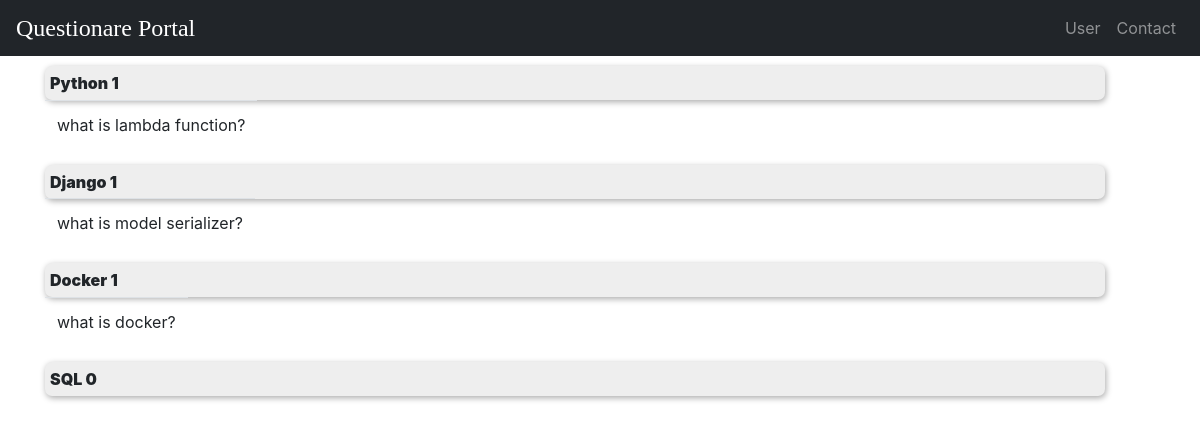
Before: /base/Adminviewquestion/ with the older database file.
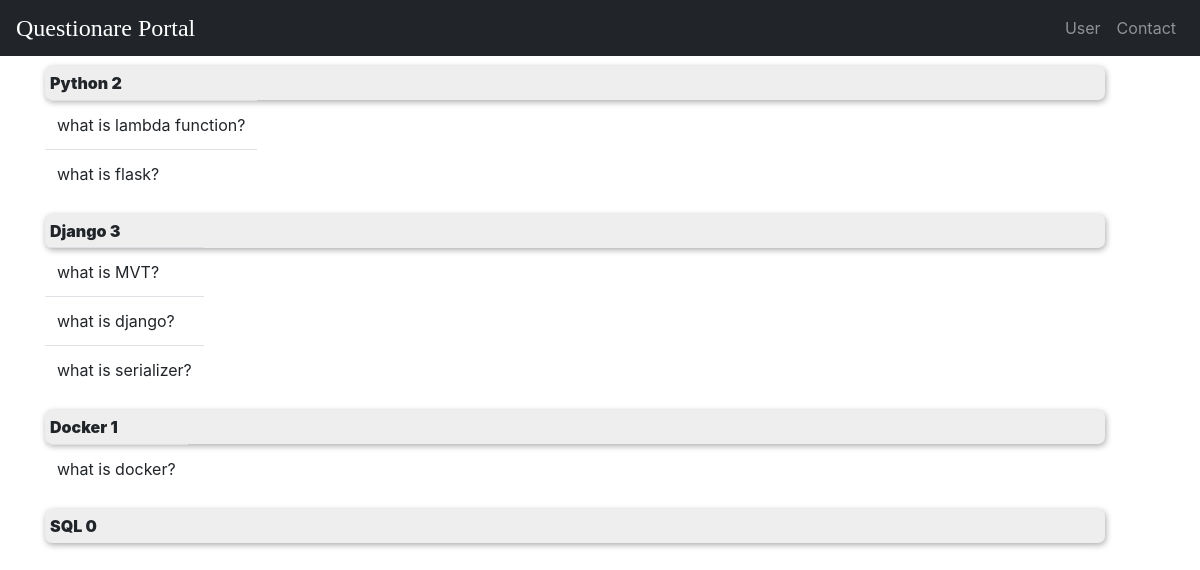
After: the same page with the newer database file.
### base/models.py (models this page shows)
class Question(models.Model):
    client = models.ForeignKey(Client, on_delete=models.CASCADE)
    technology = models.ForeignKey(Technology, on_delete=models.CASCADE)
    question = models.CharField(max_length=1000)
    category = models.ForeignKey(Category, on_delete=models.PROTECT)
    def __str__(self):
        return f'{self.question}'

### base/views.py (the view)
# urls.py: path('Adminviewquestion/', views.AdminQuestionView, name='adminviewquestion'),
def AdminQuestionView(request):
    question_python = Question.objects.filter(technology__technology_name="Python")
    question_python_count = len(question_python)
    question_docker = Question.objects.filter(technology__technology_name="Docker")
    question_docker_count = len(question_docker)
    question_sql = Question.objects.filter(technology__technology_name="SQL")
    question_sql_count = len(question_sql)
    question_django = Question.objects.filter(technology__technology_name="Django")
    question_django_count = len(question_django)
    user = request.user
    result = Assignment.objects.all().filter(user__email=user)
    return render(request, 'base/adminviewques.html',
                  {'question_python': question_python, 'question_django': question_django,
                    'question_python_count':question_python_count,
                   'question_django_count': question_django_count, 'question_docker':question_docker,'question_docker_count':question_docker_count,'question_sql':question_sql,'question_sql_count':question_sql_count,'result':result})

### templates/base/adminviewques.html (shortened to what this page needs)
{% extends "navbar.html" %}
{% load crispy_forms_tags %}
{% block content %}
<div class="container" align="center" style="
    padding-top: 50px;
    display: flex;
    flex-wrap: nowrap;
    align-content: space-around;
    justify-content: space-between;
    align-items: flex-start;
    flex-direction: row;
    width: 100%;
    margin: auto;
" >
<div  style=" width: 100%;
    margin-right: 50px;">
  <div >
   <table class="table align-middle">
    <thead>
      <tr>
          <span style="font-weight: 600;
    width: 100%;
    display: flex;
    background-color: #eee;
    border: 0px solid grey !important;
    padding: 5PX;
    border: hidden;
    flex-direction: row;
    align-content: space-around;
    justify-content: space-between;
    align-items: center;
    border-radius: 7px;
    box-shadow: 1px 2px 6px #ababab;">
            <strong>Python {{question_python_count}}</strong>
            </span>
      </tr>
    </thead>
    <tbody>
             {%for i in question_python%}
      <tr>
        <td>{{ i }}</td>
      </tr>
            {%endfor%}
    </tbody>
  </table>
  <table class="table align-middle" >
    <thead>
      <tr>
          <span style="font-weight: 600;
    width: 100%;
    display: flex;
    background-color: #eee;
    border: 0px solid grey !important;
    padding: 5PX;
    border: hidden;
    flex-direction: row;
    align-content: space-around;
    justify-content: space-between;
    align-items: center;
    border-radius: 7px;
    box-shadow: 1px 2px 6px #ababab;">
            <strong>Django {{question_django_count}}</strong>
          </span>
      </tr>
    </thead>
    <tbody>
             {%for i in question_django%}
      <tr>
        <td>{{ i }}</td>
      </tr>
            {%endfor%}
    </tbody>
  </table>
      <table class="table align-middle">
    <thead>
      <tr>
          <span style="font-weight: 600;
    width: 100%;
    display: flex;
    background-color: #eee;
    border: 0px solid grey !important;
    padding: 5PX;
    border: hidden;
    flex-direction: row;
    align-content: space-around;
    justify-content: space-between;
    align-items: center;
    border-radius: 7px;
    box-shadow: 1px 2px 6px #ababab;">
            <strong>Docker {{question_docker_count}}</strong>
          </span>
      </tr>
    </thead>
    <tbody>
             {%for i in question_docker%}
      <tr>
        <td>{{ i }}</td>
      </tr>
            {%endfor%}
    </tbody>
  </table>
      <table class="table align-middle">
    <thead>
      <tr>
          <span style="font-weight: 600;
    width: 100%;
    display: flex;
    background-color: #eee;
    border: 0px solid grey !important;
    padding: 5PX;
    border: hidden;
    flex-direction: row;
    align-content: space-around;
    justify-content: space-between;
    align-items: center;
    border-radius: 7px;
    box-shadow: 1px 2px 6px #ababab;">
            <strong>SQL {{question_sql_count}}</strong>
                </span>
      </tr>
    </thead>
  </table>
  </div>
</div>
<br>
{% endblock %}

Changed rows visible on the page:
removed Question: question "what is model serializer?"
added Question: question "what is flask?"
added Question: question "what is MVT?"
added Question: question "what is django?"
added Question: question "what is serializer?"
Other visible differences:
{{ question_python_count }}: "1" → "2"
{{ question_django_count }}: "1" → "3"
